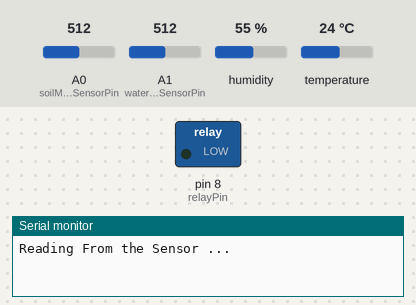
A sketch run on a simulated Arduino Uno, built with avr-gcc and run on an emulated ATmega328P. On the bench: switched loads named in the sketch (green lamp = pin HIGH), the last lines printed to the serial monitor. The test bench sets the inputs (shaded band); at power-on: A0 (soilMoistureSensorPin) = 512, A1 (waterLevelSensorPin) = 512, humidity 55 %, temperature 24 °C.

Above: at 0.1 s.
At 2.1 s:
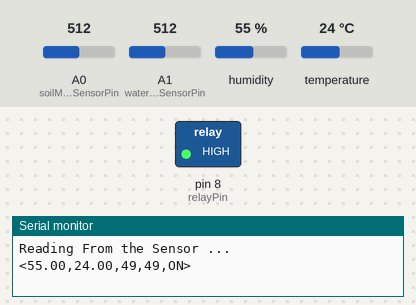
Timing chart, 0 to 3.6 s (numbered marks = the images above):
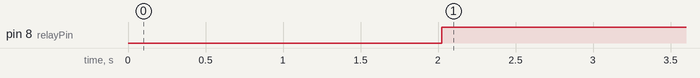

The sketch:

sensors.ino
```cpp
#include <DHT.h>
#include <DHT_U.h>
#define DHTPin 2
#define DHTTYPE DHT11
#define soilMoistureSensorPin A0
#define waterLevelSensorPin A1
#define relayPin 8

DHT dht(DHTPin, DHTTYPE);

void setup()
{
    Serial.begin(9600);
    pinMode(relayPin, OUTPUT);
    pinMode(soilMoistureSensorPin, INPUT);
    dht.begin();
    Serial.println("Reading From the Sensor ...");
    delay(2000);
}

void loop()
{
    float humidity = dht.readHumidity();
    float temperature = dht.readTemperature();
    int soilMoisture = analogRead(soilMoistureSensorPin);
    soilMoisture = map(soilMoisture, 1023, 0, 0, 100);
    int waterLevel = analogRead(waterLevelSensorPin);
    waterLevel = map(waterLevel, 1023, 0, 0, 100);
    String pumpState = (digitalRead(relayPin) == HIGH) ? "OFF" : "ON";

    if (soilMoisture < 25)
    {
        digitalWrite(relayPin, LOW);
    }
    else
    {
        digitalWrite(relayPin, HIGH);
    }

    // Write the data to the serial port
    Serial.print("<");
    Serial.print(humidity);
    Serial.print(",");
    Serial.print(temperature);
    Serial.print(",");
    Serial.print(soilMoisture);
    Serial.print(",");
    Serial.print(waterLevel);
    Serial.print(",");
    Serial.print(pumpState);
    Serial.println(">");

    delay(100); // Wait for 100 milliseconds
}
```

Measured:
- by itself, pin 8 (relayPin): LOW → HIGH at 2.0 s
